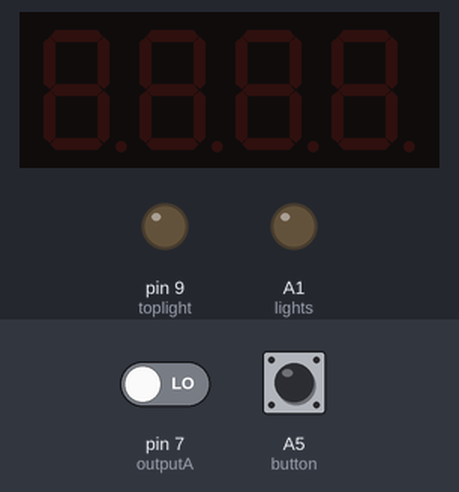
Bench run of a program on a simulated Arduino Pro Mini, built with avr-gcc and run on an emulated ATmega328P. On the bench: 4-digit seven-segment display, output pins drawn as LEDs (lit = HIGH). The inputs (shaded band) are chosen by the test bench; at power-on: A5 (button) HIGH, pin 7 (outputA) LOW. Random numbers use the default seed unless the program sets one; the audio player accepts every command and is not drawn.

Above: at 1.7 s.
1.8 s: A5 (button) pulled LOW for 1 s
At 3.36 s:
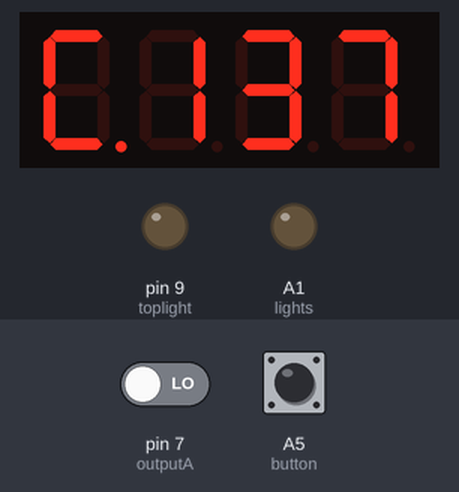
3.4 s: A5 (button) pulled LOW for 1 s
5.9 s: A5 (button) pulled LOW for 3.2 s
At 10.3 s:
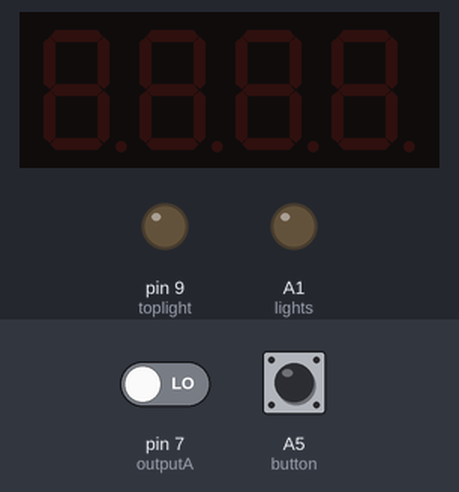
10.6 s: A5 (button) driven LOW
At 16.5 s:
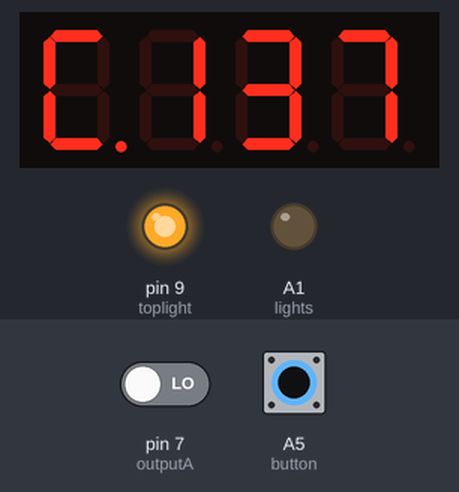
18.9 s: A5 (button) driven HIGH
Timing chart, 0 to 21.4 s (numbered marks = the images above; inputs shaded):
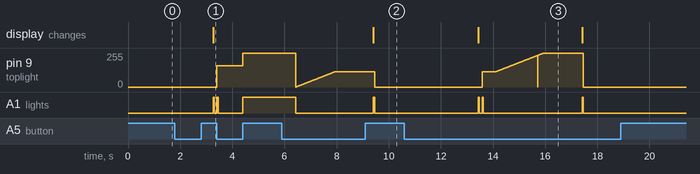

The program:

main.cpp
```cpp
#include <Arduino.h>
#include <DFPlayerMini_Fast.h>
#include <SoftwareSerial.h>
#include <TM1637Display.h>

#define CLK 2
#define DIO 3
#define outputA 7
#define outputB 6
#define button A5
#define lights A1
#define toplight 9

#define shootsound 1
#define tick 2
#define shutdown 3
#define startup 4
#define fadedelay 13
#define fademin 160

bool prevA = false;
bool prefs = false;
bool shutoff = true;
bool discnext = true;
uint8_t fade = fademin;
bool fadeup = true;
const unsigned long shootDelay = 4000;
unsigned long prevShot = 0;
unsigned long prevFade = 0;
uint8_t count = 137;

// AbCdEFGHILJSoPunytr
const uint8_t worlds[19] = {
    SEG_DP | SEG_F | SEG_A | SEG_E | SEG_D,                 // C
    SEG_DP | SEG_A | SEG_F | SEG_B | SEG_E | SEG_C | SEG_G, // A
    SEG_DP | SEG_F | SEG_E | SEG_D | SEG_C | SEG_G,         // b
    SEG_DP | SEG_A | SEG_F | SEG_G | SEG_E,                 // F
    SEG_DP | SEG_F | SEG_E | SEG_B | SEG_E | SEG_C | SEG_G, // H
    SEG_DP | SEG_E | SEG_F,                                 // I
    SEG_DP | SEG_F | SEG_E | SEG_D | SEG_G,                 // t
    SEG_DP | SEG_A | SEG_F | SEG_G | SEG_C | SEG_D,         // S
    SEG_DP | SEG_D | SEG_A | SEG_C | SEG_E | SEG_F,         // G
    SEG_DP | SEG_E | SEG_G,                                 // r
    SEG_DP | SEG_F | SEG_C | SEG_G | SEG_B | SEG_D,         // y
    SEG_DP | SEG_B | SEG_F | SEG_E | SEG_C | SEG_D,         // U
    SEG_DP | SEG_D | SEG_B | SEG_C | SEG_E,                 // J
    SEG_DP | SEG_D | SEG_E | SEG_F,                         // L
    SEG_DP | SEG_E | SEG_F | SEG_A | SEG_B | SEG_G,         // P
    SEG_DP | SEG_B | SEG_C | SEG_D | SEG_E | SEG_G,         // d
    SEG_DP | SEG_A | SEG_B | SEG_C | SEG_D | SEG_E | SEG_F, // O
    SEG_DP | SEG_C | SEG_E | SEG_G,                         // n
    SEG_DP | SEG_A | SEG_D | SEG_E | SEG_F | SEG_G          // E
};

TM1637Display display(CLK, DIO);
SoftwareSerial mySerial(10, 11); // RX, TX
DFPlayerMini_Fast myMP3;

void setup() {
  pinMode(outputA, INPUT);
  pinMode(outputB, INPUT);
  pinMode(button, INPUT);
  pinMode(lights, OUTPUT);
  pinMode(toplight, OUTPUT);

  // reset display
  display.setBrightness(0x0f);
  uint8_t c[4] = {0};
  display.setSegments(c);

  mySerial.begin(9600);
  myMP3.begin(mySerial);
  myMP3.volume(20);
  delay(20);
}

void loop() {
  bool shoot = !digitalRead(button);
  unsigned long t = millis();
  if (shutoff) {
    if (shoot && t - shootDelay >= prevShot) {
      prevShot = t;
      while (!digitalRead(button)) {
        if (millis() - 1000 >= prevShot) {
          myMP3.play(startup);
          shutoff = false;
          delay(400);
          uint8_t c[1] = {worlds[0]};
          display.showNumberDec(count, true);
          display.setSegments(c, 1, 0);
          digitalWrite(lights, HIGH);
          delay(50);
          digitalWrite(lights, LOW);
          delay(100);
          digitalWrite(lights, HIGH);
          analogWrite(toplight, fade);
          delay(50);
          digitalWrite(lights, LOW);
          delay(500);
          break;
        }
      }
    }
    return;
  }

  dofade(t);

  if (shoot && t - shootDelay >= prevShot) {
    prevShot = t;
    while (!digitalRead(button)) {
      if (millis() - 1000 >= prevShot) {
        myMP3.play(shutdown);
        shutoff = true;
        delay(400);
        uint8_t c[4] = {0};
        display.setSegments(c);
        digitalWrite(lights, HIGH);
        delay(50);
        digitalWrite(lights, LOW);
        digitalWrite(toplight, LOW);
        delay(800);
        return;
      }
    }
    fade = 255;
    analogWrite(toplight, fade);
    digitalWrite(lights, HIGH);
    myMP3.play(shootsound);
    delay(2000);
    digitalWrite(lights, LOW);
  }

  bool currA = digitalRead(outputA);
  delay(1);
  if (currA != prevA) {
    if (discnext) {
      discnext = false;
      prevA = currA;
      return;
    }
    discnext = true;
    if (digitalRead(outputB) != currA) {
      count += random(9, 31);
    } else {
      count -= random(9, 31);
    }
    uint8_t world[1] = {0};
    if (count > 131 && count < 146) {
      count = 137;
      world[0] = worlds[0];
    } else {
      world[0] = worlds[random(18)];
    }
    prevA = currA;
    myMP3.play(tick);
    delay(40);
    myMP3.play(tick);
    display.showNumberDec(count, true);
    display.setSegments(world, 1, 0);
  }
}

void dofade(unsigned long t) {
  if (t - fadedelay >= prevFade) {
    if (fadeup) {
      fade++;
      if (fade == 255)
        fadeup = false;
      analogWrite(toplight, fade);
    } else {
      fade--;
      if (fade == fademin)
        fadeup = true;
      analogWrite(toplight, fade);
    }
    prevFade = t;
  }
  if (random(500) == 21)
    digitalWrite(toplight, LOW);
}
```

Measured:
- after the input at 1.8 s, A1 (lights): LOW → HIGH after 1.5 s, → LOW 0.05 s later; the display: changes after 1.5 s (image 1)
- after the input at 5.9 s, the display: changes after 3.5 s (image 2)
- after the input at 18.9 s, every drawn part: stays the same
- by itself, pin 9 (toplight): ramps from 0/255 to 116/255 and jumps back, once every 3.0 s
